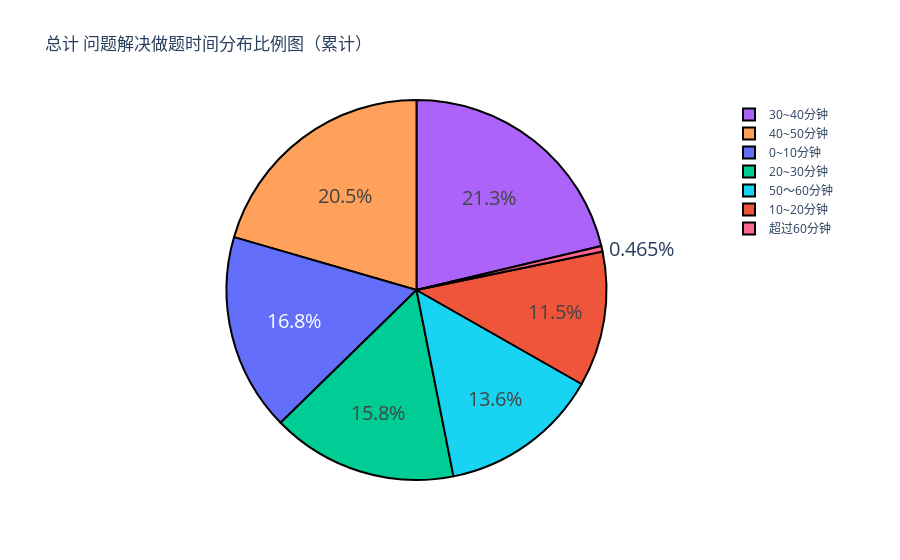

Notebook code cell kept with this figure:
### Code cell
import plotly as py
import plotly.graph_objs as go
pyplt=py.offline.plot
labels=['0~10分钟','10~20分钟','20~30分钟','30~40分钟','40~50分钟', '50～60分钟', '超过60分钟']
values=x2_list
trace=[go.Pie(labels=labels,values=values)]
layout=go.Layout(
    title='总计 问题解决做题时间分布比例图（累计）'
)
fig=go.Figure(data=trace,layout=layout)
fig.update_traces(hoverinfo='label+percent',
#  textinfo='value', 
 textfont_size=20, marker=dict(colors=plotly.colors.qualitative.Plotly[0:7], line=dict(color='#000000', width=2)))
pyplt(fig,filename='plot/总计问题解决时间分布饼图.html')
offline.iplot(fig)

### Figure 1 — Plotly figure (JSON) as saved in the notebook; plotly's stock layout.template omitted (floating-point values rounded to 4 significant figures)
{"data": [{"hoverinfo": "label+percent", "labels": ["0~10分钟", "10~20分钟", "20~30分钟", "30~40分钟", "40~50分钟", "50～60分钟", "超过60分钟"], "marker": {"colors": ["#636EFA", "#EF553B", "#00CC96", "#AB63FA", "#FFA15A", "#19D3F3", "#FF6692"], "line": {"color": "#000000", "width": 2}}, "textfont": {"size": 20}, "type": "pie", "values": [3541, 2420, 3331, 4486, 4322, 2875, 98]}], "layout": {"title": {"text": "总计 问题解决做题时间分布比例图（累计）"}}}
